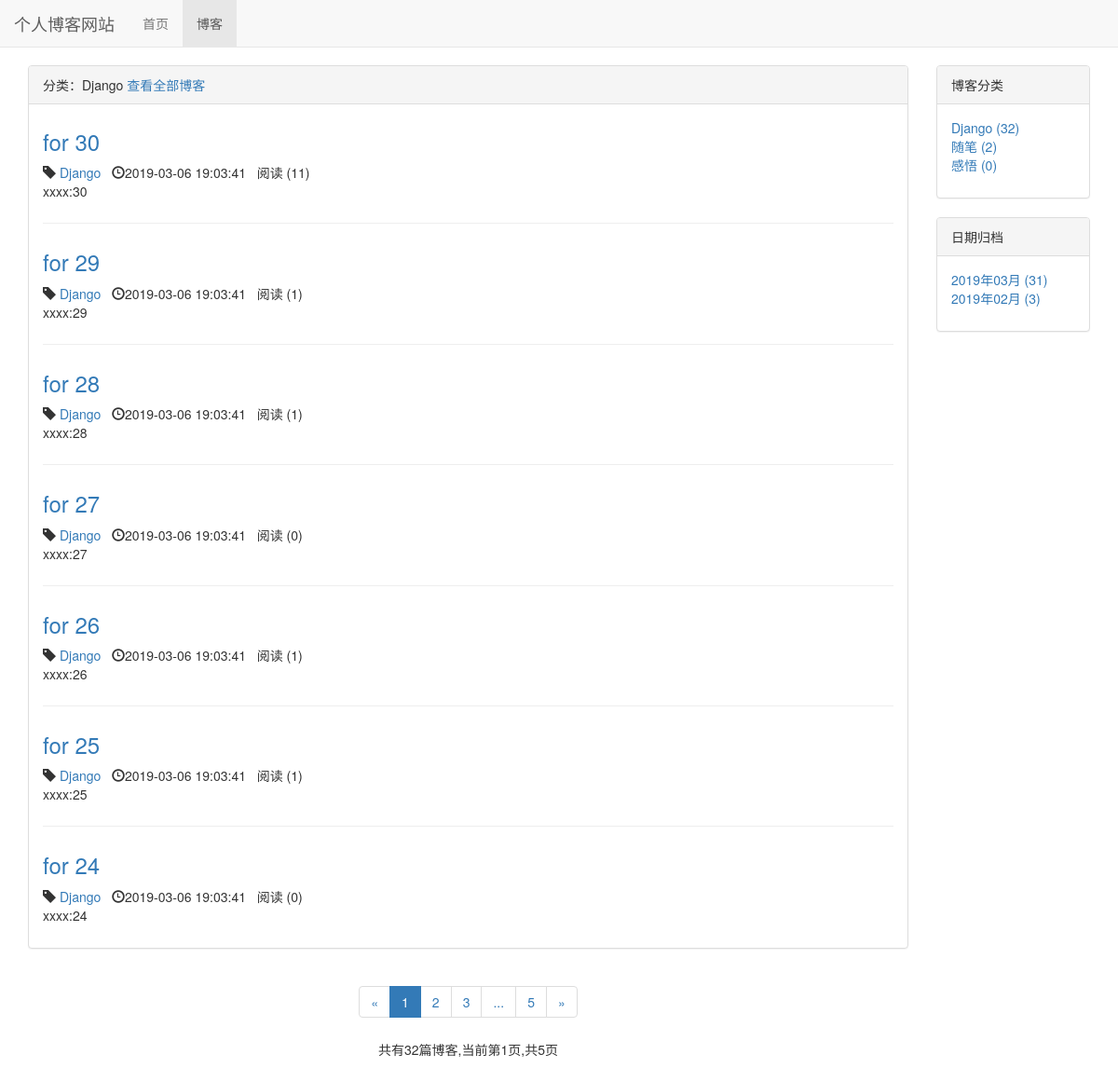
The page /blog/type/1 on the database as committed earlier.
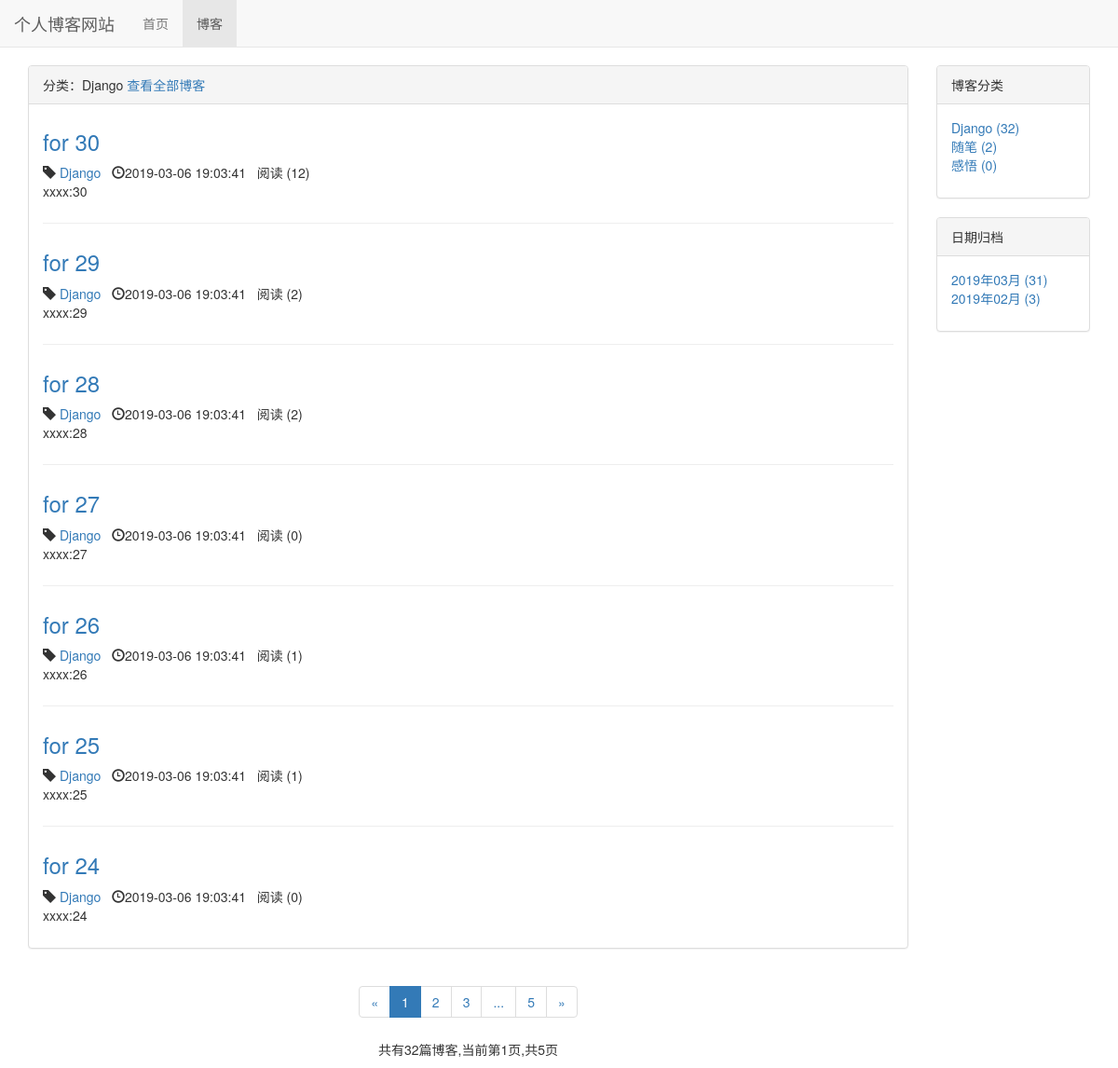
The same page on the database as committed later.
### blog/models.py (models this page shows, shortened)
class Blog(models.Model,ReadNumExpandMethod):
    title = models.CharField(max_length=50)
    blog_type = models.ForeignKey(BlogType,on_delete=models.DO_NOTHING)
    content = RichTextUploadingField()
    author = models.ForeignKey(User,on_delete=models.DO_NOTHING)
    read_details = GenericRelation(ReadDetail)
    created_time = models.DateTimeField(auto_now_add=True)
    last_updated_time = models.DateTimeField(auto_now=True)
    class Meta:
        ordering = ['-created_time']

class BlogType(models.Model):
    type_name = models.CharField(max_length=15)
    def __str__(self):
        return self.type_name

### read_statistics/models.py (models this page shows)
class ReadNum(models.Model):
    read_num = models.IntegerField(default=0)
    content_type = models.ForeignKey(ContentType, on_delete=models.DO_NOTHING)
    object_id = models.PositiveIntegerField()
    content_object = GenericForeignKey('content_type', 'object_id')

### blog/views.py (the view)
# urls.py: path('type/<int:blog_type_pk>',views.blogs_with_type,name='blogs_with_type'),
def blogs_with_type(request,blog_type_pk):
    blog_type = get_object_or_404(BlogType,pk=blog_type_pk)
    blogs_all_list = Blog.objects.filter(blog_type=blog_type)
    context = get_blog_list_common_data(request,blogs_all_list)
    context['blog_type'] = blog_type
    return render(request,'blog/blogs_with_type.html',context)

### read_statistics/models.py (called while the page is built)
    def get_read_num(self):
        try:
            ct = ContentType.objects.get_for_model(self)
            readnum = ReadNum.objects.get(content_type=ct,object_id=self.pk)
            return readnum.read_num
        except exceptions.ObjectDoesNotExist:
            return 0

### blog/templates/blog/blogs_with_type.html (shortened to what this page needs)
{% extends 'blog/blog_list.html' %}
{% block blog_list_title %}
    分类：{{ blog_type.type_name }}
    <a href="{% url 'blog_list' %}">查看全部博客</a>
{% endblock %}

### blog/templates/blog/blog_list.html (shortened to what the changed rows need)
{% extends 'base.html' %}
{% load staticfiles %}
{% block header_extends %}
    <link rel="stylesheet" href="{% static 'blog/blog.css' %}">
{% endblock %}
{% block content %}
    <div class="container">
        <div class="row">
            <div class="col-xs-12 col-sm-8 col-md-9 col-lg-10">
                <div class="panel panel-default">
                    <div class="panel-body">
                        {% for blog in blogs %}
                            <div class="blog">
                                <h3>
                                    <a href="{% url 'blog_detail' blog.pk %}">
                                        {{ blog.title }}
                                    </a>
                                </h3>
                                <p class="blog-info">
                                    <span class="glyphicon glyphicon-tag"></span> <a href="{% url 'blogs_with_type' blog.blog_type.pk %}">{{ blog.blog_type }}</a>&nbsp;&nbsp;
                                    <span class="glyphicon glyphicon-time"></span>{{ blog.created_time | date:"Y-m-d H:m:s" }}&nbsp;&nbsp;
                                    阅读 ({{ blog.get_read_num }})
                                </p>
                                <p>{{ blog.content | striptags | truncatechars:120 }}</p>
                            </div>
                        {% empty %}
                            <div class="blog">
                                <h3>暂无博客，敬请期待</h3>
                            </div>
                        {% endfor %}
                    </div>
                </div>
            </div>
        </div>
    </div>
{% endblock %}

Rows that differ between the two databases and show on the page:
changed through a linked row, Blog "for 30": get_read_num "11" → "12"
changed through a linked row, Blog "for 29": get_read_num "1" → "2"
changed through a linked row, Blog "for 28": get_read_num "1" → "2"
